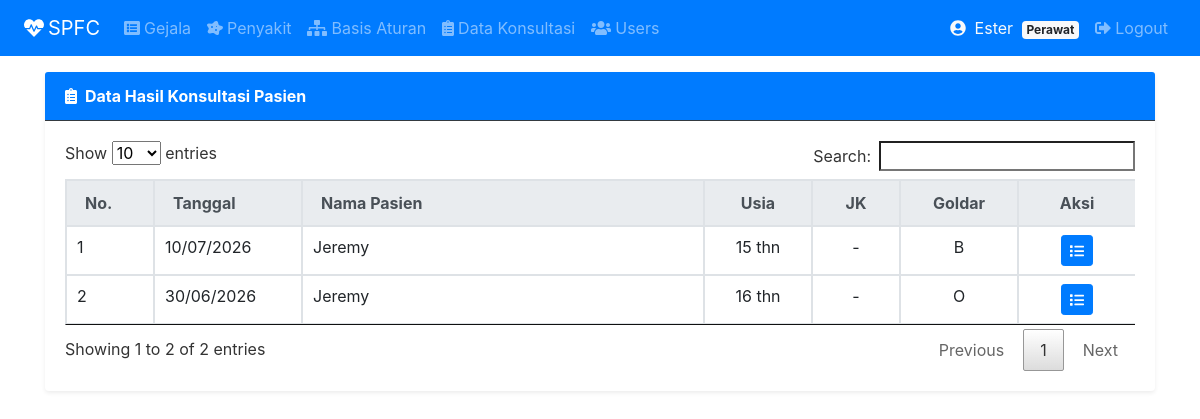
Page /index.php?page=konsultasiadm (signed in) on the earlier database version.
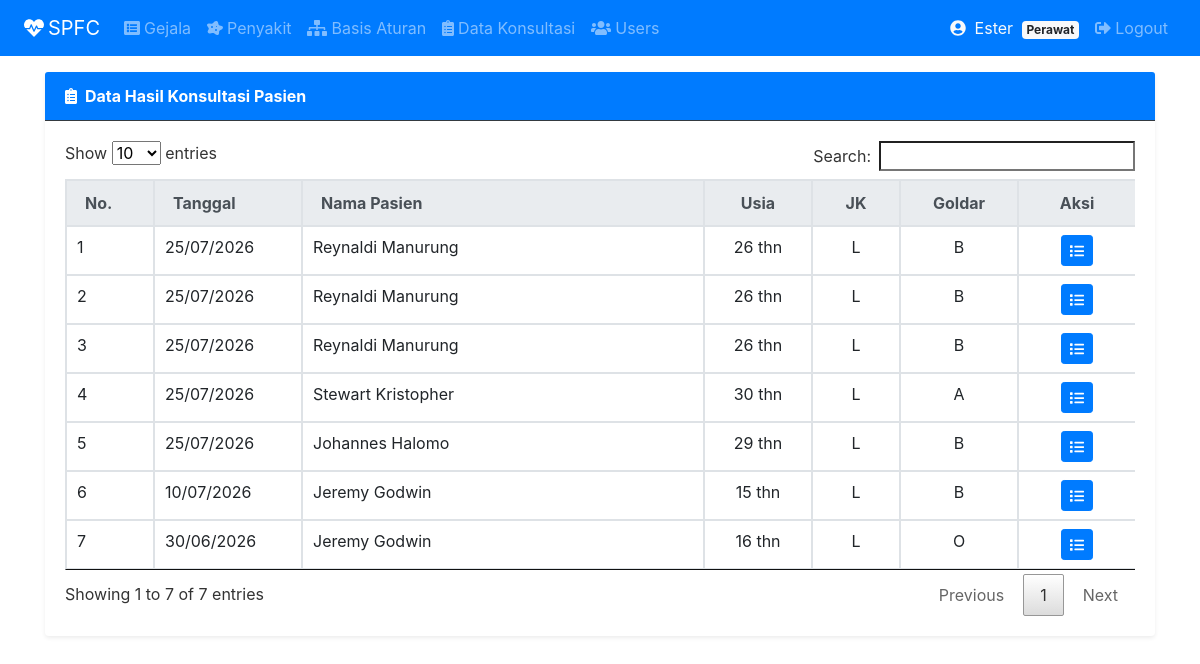
Same page on the later database version.
### tables this page shows
CREATE TABLE `konsultasi` (
  `idkonsultasi` int(11) NOT NULL,
  `idusers` int(11) NOT NULL DEFAULT 0,
  `tanggal` date NOT NULL,
  `usia` int(3) NOT NULL DEFAULT 0,
  `jenis_kelamin` varchar(1) NOT NULL DEFAULT '',
  `alamat` varchar(200) NOT NULL DEFAULT '',
  `berat_badan` decimal(5,2) NOT NULL DEFAULT 0.00,
  `tinggi_badan` decimal(5,2) NOT NULL DEFAULT 0.00,
  `golongan_darah` varchar(3) NOT NULL DEFAULT ''
);

CREATE TABLE `pasien` (
  `idpasien` int(11) NOT NULL,
  `idusers` int(11) NOT NULL,
  `nama_lengkap` varchar(100) NOT NULL,
  `tanggal_lahir` date DEFAULT NULL,
  `jenis_kelamin` enum('L','P') DEFAULT NULL,
  `golongan_darah` varchar(3) DEFAULT NULL,
  `alamat` varchar(200) DEFAULT NULL,
  `created_at` timestamp NOT NULL DEFAULT current_timestamp()
);

### tampil_konsultasiadm.php (the view, shortened to what this page needs)
<div class="card border-0 shadow-sm">
  <div class="card-header bg-primary text-white border-dark">
    <strong><i class="fas fa-clipboard-list mr-2"></i>Data Hasil Konsultasi Pasien</strong>
  </div>
  <div class="card-body">
    <div class="table-responsive">
    <table class="table table-bordered" id="myTable">
    <thead class="thead-light">
      <tr>
        <th width="50px">No.</th>
        <th width="110px">Tanggal</th>
        <th>Nama Pasien</th>
        <th width="70px" class="text-center">Usia</th>
        <th width="50px" class="text-center">JK</th>
        <th width="80px" class="text-center">Goldar</th>
        <th width="80px" class="text-center">Aksi</th>
      </tr>
    </thead>
    <tbody>
     <?php
        $no  = 1;
        $sql = "SELECT konsultasi.*, pasien.nama_lengkap AS nama
                FROM konsultasi
                INNER JOIN pasien ON konsultasi.idusers = pasien.idusers
                ORDER BY tanggal DESC, idkonsultasi DESC";
        $result = $conn->query($sql);
        while($row = $result->fetch_assoc()) {
    ?>
        <tr>
            <td><?php echo $no++; ?></td>
            <td><?php echo date('d/m/Y', strtotime($row['tanggal'])); ?></td>
            <td><?php echo htmlspecialchars($row['nama']); ?></td>
            <td class="text-center"><?php echo isset($row['usia']) && $row['usia'] > 0 ? $row['usia'] . ' thn' : '-'; ?></td>
            <td class="text-center"><?php echo !empty($row['jenis_kelamin']) ? $row['jenis_kelamin'] : '-'; ?></td>
            <td class="text-center"><?php echo !empty($row['golongan_darah']) ? $row['golongan_darah'] : '-'; ?></td>
            <td class="text-center">
                <a class="btn btn-primary btn-sm"
                   href="?page=konsultasiadm&action=detail&id=<?php echo $row['idkonsultasi']; ?>">
                    <i class="fas fa-list"></i>
                </a>
            </td>
     </tr>
    <?php
     }
    ?>
   </tbody>
</table>
</div>
</div>
</div>

### index.php (shortened to what this page needs)
<?php
include "config.php";
?>
<!DOCTYPE html>
<html lang="id">
<head>
    <link rel="stylesheet" href="assets/css/bootstrap.min.css">
    <link rel="stylesheet" href="assets/css/datatables.min.css">
    <link rel="stylesheet" href="assets/css/all.css">
    <link rel="stylesheet" href="assets/css/bootstrap-chosen.css">
    <link rel="stylesheet" href="assets/css/mobile-fixes.css">
</head>
<body>
<nav class="navbar navbar-expand-sm bg-primary navbar-dark">
    <a class="navbar-brand ml-2" href="index.php">
        <i class="fas fa-heartbeat mr-1"></i>SPFC
    </a>
    <div class="collapse navbar-collapse" id="navbarMenu">
        <ul class="navbar-nav mr-auto">
            <?php if($_SESSION['role'] == "Perawat"): ?>
                <li class="nav-item">
                    <a class="nav-link" href="?page=gejala">
                        <i class="fas fa-list-alt mr-1"></i>Gejala
                    </a>
                </li>
                <li class="nav-item">
                    <a class="nav-link" href="?page=penyakit">
                        <i class="fas fa-disease mr-1"></i>Penyakit
                    </a>
                </li>
                <li class="nav-item">
                    <a class="nav-link" href="?page=aturan">
                        <i class="fas fa-sitemap mr-1"></i>Basis Aturan
                    </a>
                </li>
                <li class="nav-item">
                    <a class="nav-link" href="?page=konsultasiadm">
                        <i class="fas fa-clipboard-list mr-1"></i>Data Konsultasi
                    </a>
                </li>
                <li class="nav-item">
                    <a class="nav-link" href="?page=users">
                        <i class="fas fa-users mr-1"></i>Users
                    </a>
                </li>
            <?php endif; ?>
        </ul>
        <ul class="navbar-nav ml-auto mr-2">
            <li class="nav-item">
                <span class="nav-link text-light">
                    <i class="fas fa-user-circle mr-1"></i>
                    <?php echo htmlspecialchars($_SESSION['username']); ?>
                    <span class="badge badge-light ml-1"><?php echo $_SESSION['role']; ?></span>
                </span>
            </li>
            <li class="nav-item">
                <a class="nav-link" href="?page=logout">
                    <i class="fas fa-sign-out-alt mr-1"></i>Logout
                </a>
            </li>
        </ul>
    </div>
</nav>
<div class="container mt-3 mb-4">
    <?php
    $page   = isset($_GET['page'])   ? $_GET['page']   : "";
    $action = isset($_GET['action']) ? $_GET['action'] : "";
    if($page == ""){
        ?>
        <div class="jumbotron text-center mt-3" style="background: linear-gradient(135deg,#e8f4f8,#d6eaf8); border-radius:12px;">
            <h2 class="display-5 font-weight-bold text-primary">
                <i class="fas fa-heartbeat mr-2"></i>Selamat Datang
            </h2>
            <p class="lead">
                Halo, <strong><?php echo htmlspecialchars($_SESSION['username']); ?></strong>!
                Anda login sebagai <span class="badge badge-primary"><?php echo $_SESSION['role']; ?></span>
            </p>
            <hr>
            <h5 class="text-secondary">Sistem Pakar Diagnosa Awal Penyakit</h5>
            <p class="text-muted">Metode Forward Chaining — Klinik Pratama Bogor</p>
            <?php if($_SESSION['role'] == "Pasien"): ?>
            <a href="?page=konsultasi" class="btn btn-primary btn-lg mt-2">
                <i class="fas fa-notes-medical mr-2"></i>Mulai Konsultasi
            </a>
            <?php endif; ?>
        </div>
        <?php
    } elseif($page == "gejala" && $_SESSION['role'] == "Perawat"){
        if($action == "")           include "tampil_gejala.php";
        elseif($action == "tambah") include "tambah_gejala.php";
        elseif($action == "update") include "update_gejala.php";
        else                        include "hapus_gejala.php";
    } elseif($page == "penyakit" && $_SESSION['role'] == "Perawat"){
        if($action == "")           include "tampil_penyakit.php";
        elseif($action == "tambah") include "tambah_penyakit.php";
        elseif($action == "update") include "update_penyakit.php";
        else                        include "hapus_penyakit.php";
    } elseif($page == "konsultasiadm" && $_SESSION['role'] == "Perawat"){
        if($action == "") include "tampil_konsultasiadm.php";
        else              include "detail_konsultasiadm.php";
    } elseif($page == "users" && $_SESSION['role'] == "Perawat"){
        if($action == "")           include "tampil_users.php";
        elseif($action == "tambah") include "tambah_users.php";
        elseif($action == "update") include "update_users.php";
        else                        include "hapus_users.php";
    } elseif($page == "konsultasi" && $_SESSION['role'] == "Pasien"){
        if($action == "") include "tampil_konsultasi.php";
        else              include "hasil_konsultasi.php";
    } elseif($page == "riwayat" && $_SESSION['role'] == "Pasien"){
        include "riwayat_konsultasi.php";
    } elseif($page == "logout"){
        include "logout.php";
    } else {
        echo '<div class="alert alert-warning mt-3">
                <i class="fas fa-exclamation-triangle mr-2"></i>
                Halaman tidak ditemukan atau Anda tidak memiliki akses ke halaman ini.
              </div>';
    }
    ?>
</div>
</body>
</html>

### assets/css/all.css (style rules this page uses)
.fa-clipboard-list:before { content:"\f46d" }
.fa-disease:before { content:"\f7fa" }
.fa-heartbeat:before { content:"\f21e" }
.fa-list:before { content:"\f03a" }
.fa-list-alt:before { content:"\f022" }
.fa-sign-out-alt:before { content:"\f2f5" }
.fa-sitemap:before { content:"\f0e8" }
.fa-user-circle:before { content:"\f2bd" }
.fa-users:before { content:"\f0c0" }

### assets/css/mobile-fixes.css (style rules this page uses)
.table-responsive { -webkit-overflow-scrolling: touch; }

Differences in the rows shown:
added konsultasi: tanggal "25/07/2026", pasien.nama_lengkap "Reynaldi Manurung", usia "26", jenis_kelamin "L", golongan_darah "B"
added konsultasi: tanggal "25/07/2026", pasien.nama_lengkap "Reynaldi Manurung", usia "26", jenis_kelamin "L", golongan_darah "B"
added konsultasi: tanggal "25/07/2026", pasien.nama_lengkap "Reynaldi Manurung", usia "26", jenis_kelamin "L", golongan_darah "B"
added konsultasi: tanggal "25/07/2026", pasien.nama_lengkap "Stewart Kristopher", usia "30", jenis_kelamin "L", golongan_darah "A"
added konsultasi: tanggal "25/07/2026", pasien.nama_lengkap "Johannes Halomo", usia "29", jenis_kelamin "L", golongan_darah "B"
changed konsultasi (number 6 of 7 on the later page): pasien.nama_lengkap "Jeremy" → "Jeremy Godwin"; jenis_kelamin (not shown) → "L"; no longer shows "-"
changed konsultasi (number 7 of 7 on the later page): pasien.nama_lengkap "Jeremy" → "Jeremy Godwin"; jenis_kelamin (not shown) → "L"; no longer shows "-"
Other differences:
text written by a page script: "Show entries Search: Showing 1 to 2 of 2 entries Previous 1 Next" → "Show entries Search: Showing 1 to 7 of 7 entries Previous 1 Next"
